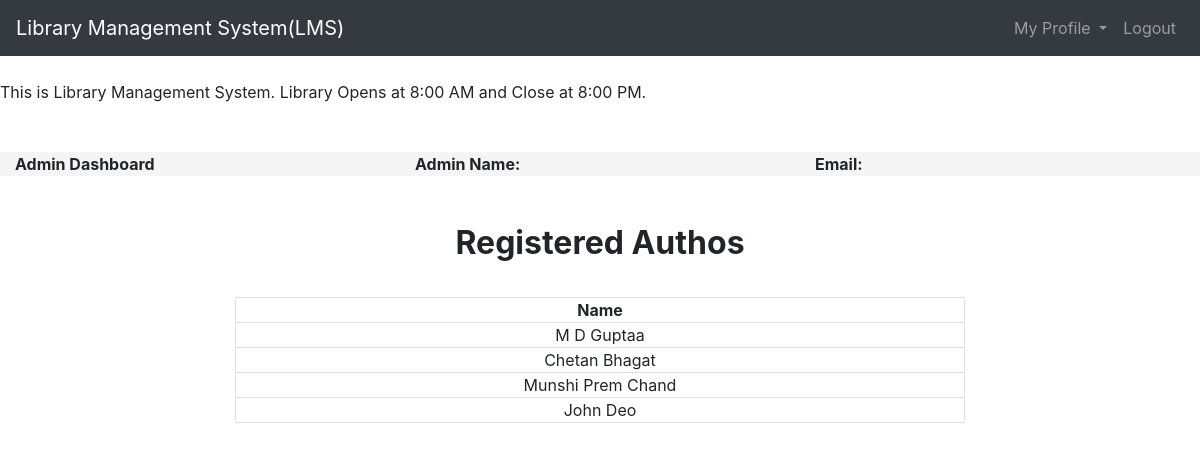
The app's page /admin/regauth.php with its own data.
### tables this page shows
CREATE TABLE `authors` (
  `author_id` int(11) NOT NULL,
  `author_name` varchar(250) NOT NULL
);

### admin/regauth.php (the view, shortened to what this page needs)
<?php
    $connection = mysqli_connect("localhost","root","");
    $query= " select * from authors";
?>
<!DOCTYPE html>
<html lang="en">
<head>
    <link rel="stylesheet" href="../css/style.css">
    <link rel="stylesheet" href="https://maxcdn.bootstrapcdn.com/bootstrap/4.5.2/css/bootstrap.min.css">
</head>
<body>
<nav class="navbar navbar-expand-lg navbar-dark bg-dark">
  <a class="navbar-brand" href="admin_dashboard.php">Library Management System(LMS)</a>
  <div class="collapse navbar-collapse" id="navbarSupportedContent">
    <ul class="nav navbar-nav ml-auto">
    <li class="nav-item dropdown">
        <a class="nav-link dropdown-toggle" href="#" id="navbarDropdown" role="button" data-toggle="dropdown"
         aria-haspopup="true" aria-expanded="false">
          My Profile
        </a>
      </li>
        <li class="nav-item">
        <a class="nav-link" href="logout.php">Logout</a>
      </li>
    </ul>
  </div>
</nav><br>
<span><marquee behavior="" direction="">This is Library Management System. Library Opens at 8:00 AM and Close
    at 8:00 PM.</marquee></span><br><br>
<div class="container-fluid" id="user">
    <div class="row">
        <div class="col-lg-4 col-mg-4 col-12">
        <span><strong class="text-black">Admin Dashboard</strong></span>
        </div>
        <div class="col-lg-4 col-mg-4 col-12">
        <span><strong class="text-black">Admin Name: <?php echo $_SESSION['name']; ?></strong></span>
        </div>
        <div class="col-lg-4 col-mg-4 col-12">
        <span><strong class="text-black">Email: <?php echo $_SESSION['email']; ?></strong></span>
        </div>
    </div>
</div>
<br><br>
<div class="container headings text-center" style="margin-bottom:35px;">
		<h2 class="text-center font-weight-bold">Registered Authos</h2>
</div>
<div class="container">
    <div class="row">
        <div class="col-lg-8 col-md-10 col-12 offset-lg-2 offset-md-1">
            <form>
            <table class="table-bordered" width="100%" style="text-align: center; overflow:auto;">
                    <tr>
                        <th>Name</th>
                    </tr>
                    <?php
                         $query_run = mysqli_query($connection,$query);
                         while ($row = mysqli_fetch_assoc($query_run)){
                               $author_name = $row['author_name'];
                    ?>
                    <tr>
                        <td><?php echo $author_name; ?></td>
                    </tr>
                    <?php
                     }
                    ?>
                </table>
            </form>
        </div>
    </div>
</div>
</body>
</html>

### css/style.css (style rules this page uses)
* { margin: 0; padding: 0; box-sizing: border-box; }
#user { background-color: whitesmoke; }

### records on screen
authors: author_name "M D Guptaa"
authors: author_name "Chetan Bhagat"
authors: author_name "Munshi Prem Chand"
authors: author_name "John Deo"
